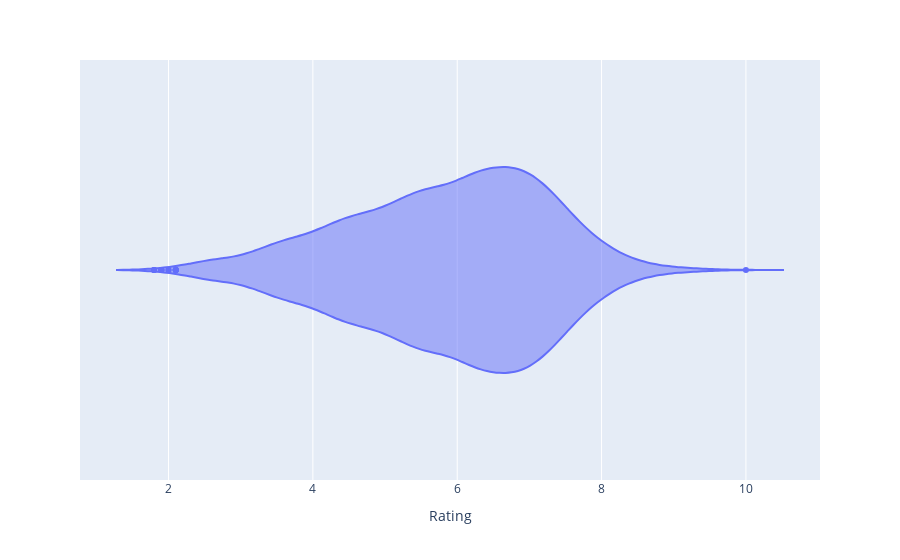

Notebook source saved alongside this figure:
### Markdown cell above
# Univariate analysis
def: Univariate analysis is the simplest form of analyzing data. “Uni” means “one”, so in other words your data has only one variable. It doesn't deal with causes or relationships (unlike regression) and it's major purpose is to describe; it takes data, summarizes that data and finds patterns in the data.

### Code cell
iplot(px.violin(data_frame=data,x="Rating"))

### Figure 1 — Plotly figure (JSON) as saved in the notebook; plotly's stock layout.template omitted (floating-point values rounded to 4 significant figures; data arrays with more than 128 entries replaced by an {"elided": "..."} marker saying what was removed)
{"data": [{"alignmentgroup": "True", "box": {"visible": false}, "hovertemplate": "Rating=%{x}<extra></extra>", "legendgroup": "", "marker": {"color": "#636efa"}, "name": "", "offsetgroup": "", "orientation": "h", "scalegroup": "True", "showlegend": false, "type": "violin", "x": {"elided": "5545 float values"}, "x0": " ", "xaxis": "x", "y0": " ", "yaxis": "y"}], "layout": {"legend": {"tracegroupgap": 0}, "margin": {"t": 60}, "violinmode": "group", "xaxis": {"anchor": "y", "domain": [0, 1], "title": {"text": "Rating"}}, "yaxis": {"anchor": "x", "domain": [0, 1]}}}
